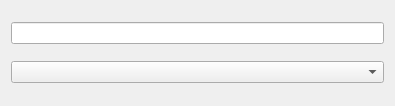
<?xml version="1.0" encoding="UTF-8"?>
<ui version="4.0">
 <class>ImportStudentSelector</class>
 <widget class="QWidget" name="ImportStudentSelector">
  <property name="geometry">
   <rect>
    <x>0</x>
    <y>0</y>
    <width>395</width>
    <height>106</height>
   </rect>
  </property>
  <property name="windowTitle">
   <string>Form</string>
  </property>
  <layout class="QVBoxLayout" name="verticalLayout">
   <item>
    <widget class="QLineEdit" name="lineEdit"/>
   </item>
   <item>
    <widget class="QComboBox" name="comboBox"/>
   </item>
  </layout>
 </widget>
 <resources/>
 <connections/>
</ui>
